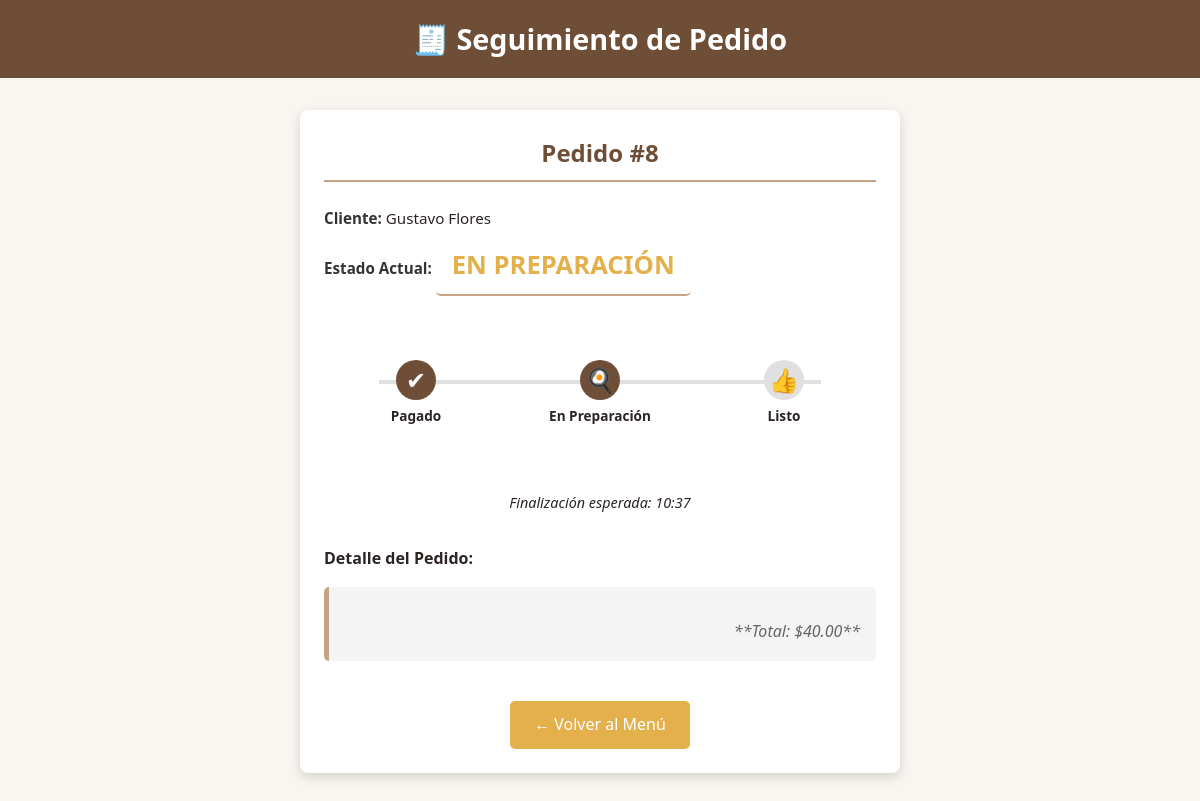
Screenshot of /seguimiento/8 with the database file from the repository.
### app.py (models this page shows)
class Pedido(db.Model):
    id = db.Column(db.Integer, primary_key=True)
    cliente = db.Column(db.String(50), nullable=False)
    productos = db.Column(db.String(500))
    estado = db.Column(db.String(20), default="pendiente")
    pago = db.Column(db.String(20), default="pendiente")
    total = db.Column(db.Float)
    fecha = db.Column(db.DateTime, default=datetime.now)
    hora_pago = db.Column(db.DateTime)
    hora_preparacion = db.Column(db.DateTime)

### app.py (the view)
@app.route('/seguimiento/<int:id_pedido>')
def seguimiento(id_pedido):
    pedido = Pedido.query.get_or_404(id_pedido)
    return render_template('seguimiento.html', pedido=pedido, datetime=datetime)

### templates/seguimiento.html (shortened to what this page needs)
<!DOCTYPE html>
<html lang="es">
<head>
    <link rel="stylesheet" href="{{ url_for('static', filename='styles.css') }}">
</head>
<body>
    <header>
        <h1>🧾 Seguimiento de Pedido</h1>
    </header>
    <main class="container">
        <div class="seguimiento-card">
            <h2>Pedido #{{ pedido.id }}</h2>
            <div class="info-pedido">
                <p><strong>Cliente:</strong> {{ pedido.cliente }}</p>
                <p><strong>Estado Actual:</strong>
                    <span class="estado-actual">
                        {% if pedido.estado == 'pendiente' and pedido.pago == 'pendiente' %}
                            PENDIENTE DE PAGO
                        {% else %}
                            {{ pedido.estado.upper() }}
                        {% endif %}
                    </span>
                </p>
            </div>
            <div class="estado-linea">
                <div class="paso {% if pedido.pago == 'pagado' %}activo{% endif %}">
                    {% if pedido.pago == 'pagado' %}
                        <span class="icono">✔</span>
                        <p>Pagado</p>
                    {% else %}
                        <span class="icono-pendiente-pago">...</span>
                        <p>Pendiente de Pago</p>
                    {% endif %}
                </div>
                <div class="paso {% if pedido.pago == 'pagado' and pedido.estado in ['en preparación', 'listo', 'terminado'] %}activo{% endif %}">
                    <span class="icono">🍳</span>
                    <p>En Preparación</p>
                </div>
                <div class="paso {% if pedido.estado in ['listo', 'terminado'] %}activo{% endif %}">
                    <span class="icono">👍</span>
                    <p>Listo</p>
                </div>
            </div>
            {% if pedido.hora_preparacion and pedido.estado != 'terminado' %}
                <p style="font-style: italic; font-size: 0.9rem;">Finalización esperada: {{ pedido.hora_preparacion.strftime('%H:%M') }}</p>
            {% endif %}
            <p style="text-align: left; margin-top: 2rem;"><strong>Detalle del Pedido:</strong></p>
            <div class="productos-lista">
                <p style="text-align: right; margin-top: 1rem;">**Total: ${{ "%.2f"|format(pedido.total) }}**</p>
            </div>
            <a href="{{ url_for('index') }}" class="btn-regresar">← Volver al Menú</a>
        </div>
    </main>
</body>
</html>

### static/styles.css (style rules this page uses)
:root { --primary: #6F4E37; --secondary: #C4A484; --accent: #E3B04B; --text: #2D2424; }
* { box-sizing: border-box; margin: 0; padding: 0; }
body { font-family: 'Segoe UI', Tahoma, Geneva, Verdana, sans-serif; background-color: #F9F5F0; color: var(--text); line-height: 1.6; }
.container { width: 90%; max-width: 1200px; margin: 0 auto; }
header { background-color: var(--primary); color: white; position: sticky; top: 0; z-index: 100; }
.productos-lista { margin: 0.5rem 0; padding-left: 1rem; }
header { padding: 0; }
.estado-actual { font-size: 1.5rem; font-weight: bold; color: var(--accent); margin-bottom: 2rem; padding: 0.5rem; border-bottom: 2px solid var(--secondary); }
.info-pedido { text-align: left; margin-bottom: 2rem; }
.info-pedido p { margin: 0.5rem 0; }
.estado-linea { display: flex; justify-content: space-between; align-items: flex-start; position: relative; margin: 3rem 0; }
.estado-linea::before { content: ''; position: absolute; top: 20px; left: 10%; right: 10%; height: 4px; background: #e0e0e0; z-index: 0; }
.paso { flex: 1; text-align: center; position: relative; z-index: 1; }
.paso .icono { font-size: 1.5rem; background-color: #e0e0e0; color: white; width: 40px; height: 40px; border-radius: 50%; display: flex; align-items: center; justify-content: center; margin: 0 auto 5px; transition: background-color 0.3s; }
.paso.activo .icono { background-color: var(--primary) !important; }
.paso p { font-size: 0.8rem; font-weight: bold; }
.productos-lista { text-align: left; padding: 1rem; background: #f8f8f8; border-radius: 5px; }

### templates/seguimiento.html (style rules this page uses)
header { background-color: var(--primary); color: white; padding: 1rem 0; text-align: center; }
header h1 { margin: 0; font-size: 1.8rem; }
.seguimiento-card { max-width: 600px; margin: 2rem auto; background: white; border-radius: 8px; padding: 1.5rem; box-shadow: 0 4px 12px rgba(0, 0, 0, 0.15); text-align: center; }
.seguimiento-card h2 { color: var(--primary); margin-bottom: 1.5rem; border-bottom: 2px solid var(--secondary); padding-bottom: 0.5rem; }
.estado-actual { font-size: 1.6rem; font-weight: bold; color: var(--accent); padding: 0.5rem 1rem; display: inline-block; border-radius: 5px; margin-bottom: 1rem; text-transform: uppercase; }
.info-pedido { text-align: left; margin-bottom: 1.5rem; font-size: 0.95rem; }
.info-pedido p { margin: 0.4rem 0; }
.info-pedido strong { color: #333; }
.estado-linea { display: flex; justify-content: space-between; align-items: flex-start; position: relative; margin: 3rem 0 4rem; }
.estado-linea::before { content: ''; position: absolute; top: 20px; left: 10%; right: 10%; height: 4px; background: #e0e0e0; z-index: 0; }
.paso { flex: 1; text-align: center; position: relative; z-index: 1; }
.paso .icono { font-size: 1.5rem; background-color: #e0e0e0; color: white; width: 40px; height: 40px; border-radius: 50%; display: flex; align-items: center; justify-content: center; margin: 0 auto 5px; transition: background-color 0.3s; }
.paso.activo .icono { background-color: var(--primary); }
.paso p { font-size: 0.85rem; font-weight: bold; margin-top: 5px; }
.paso.activo + .paso::before { background-color: var(--primary); }
.productos-lista { text-align: left; padding: 1rem; background: #f4f4f4; border-radius: 5px; margin-top: 1rem; border-left: 5px solid var(--secondary); }
.productos-lista p { font-style: italic; color: #666; margin-top: 10px; }
.btn-regresar { display: inline-block; margin-top: 2rem; padding: 0.7rem 1.5rem; background: var(--accent); color: white; text-decoration: none; border-radius: 5px; transition: background 0.3s; }

### rows the page displays
Pedido: id "8", cliente "Gustavo Flores", estado "EN PREPARACIÓN", hora_preparacion "10:37", total "40.00"
